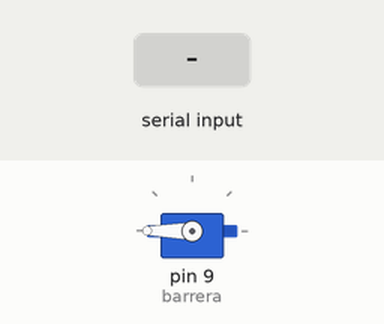
Simulated run of this sketch. Board: Arduino Uno, built with avr-gcc and run on an emulated ATmega328P. On the bench: servo. The inputs (shaded band) are chosen by the test bench. What the sketch prints to the serial monitor is not drawn.

Above: at 1.7 s.
1.8 s: "90,45\n" received over Serial
At 1.98 s:
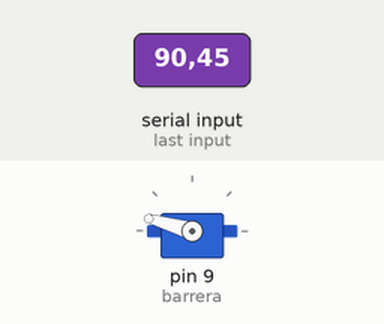
At 4.0 s:
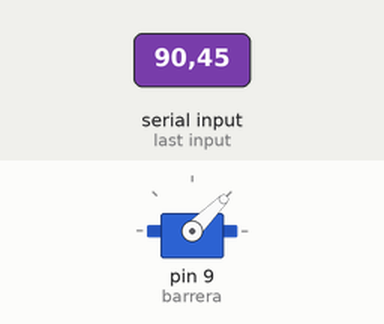
4.8 s: "30,150\n" received over Serial
7.8 s: "5\n" received over Serial
At 10.3 s:
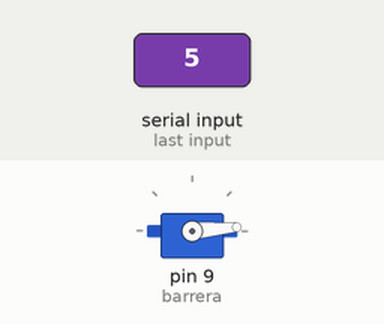
Timing chart, 0 to 11.8 s (numbered marks = the images above; inputs shaded):
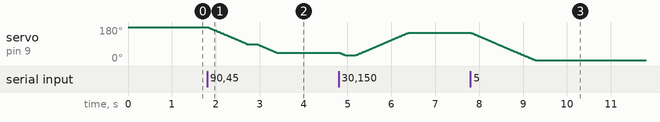

Measured:
- after the input at 1.8 s, servo on pin 9 (barrera): moves from 180° to 45° over 1.6 s, starting at once
- after the input at 7.8 s, servo on pin 9 (barrera): moves from 150° to 5° over 1.5 s, starting at once

The sketch:

Motor_Simple_Consola_barrera_lenta.ino
```cpp
#include <Servo.h>

Servo barrera;         // Objeto servo
int anguloActual = 180;  // Guarda el último ángulo

void setup() {
  Serial.begin(9600);     // Comunicación serie
  barrera.attach(9);      // Pin del servo
  barrera.write(180);       // Posición inicial
  delay(500);
  barrera.detach();       // Se apaga después de moverse
  Serial.println("Ingrese un ángulo entre 1 y 180 grados:");
}

void loop() {
  if (Serial.available() > 0) {
    int nuevoAngulo = Serial.parseInt();  // Lee el número ingresado

    if (nuevoAngulo >= 1 && nuevoAngulo <= 180) {
      Serial.print("Moviendo barrera a ");
      Serial.print(nuevoAngulo);
      Serial.println(" grados...");

      barrera.attach(9);  // Se vuelve a conectar justo antes de moverse
      moverServoLento(barrera, anguloActual, nuevoAngulo, 10);
      delay(200);
      barrera.detach();   // Se desconecta para evitar zumbido

      anguloActual = nuevoAngulo;  // Guarda el nuevo ángulo
      Serial.println("Listo! Puede ingresar otro ángulo:");
    }
    else {
      Serial.println("⚠️ Angulo fuera de rango. Ingrese un valor entre 1 y 180.");
    }
  }
}

// --- Función para mover el servo suavemente ---
void moverServoLento(Servo &servo, int desde, int hasta, int velocidad) {
  if (desde < hasta) {
    for (int ang = desde; ang <= hasta; ang++) {
      servo.write(ang);
      delay(velocidad);
    }
  } else {
    for (int ang = desde; ang >= hasta; ang--) {
      servo.write(ang);
      delay(velocidad);
    }
  }
}
```
